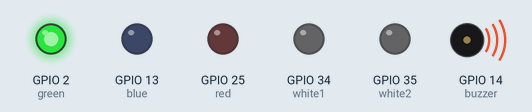
Recording of a sketch running on a simulated ESP32. Shown: output pins drawn as LEDs (lit = HIGH), buzzer (waves = sounding, pin HIGH). WiFi joins after 1.5 s; servers stay silent unless stated; web services answer with replies made up by the test bench; what the sketch prints to the serial monitor is not drawn.

Above: at 5.4 s.
At 16.3 s:
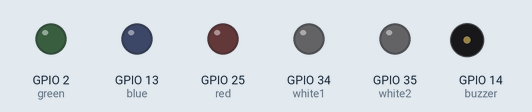
At 26.1 s:
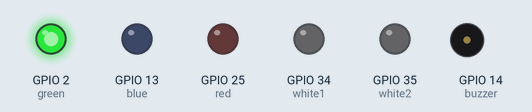
Timing chart, 0 to 27.1 s (numbered marks = the images above):
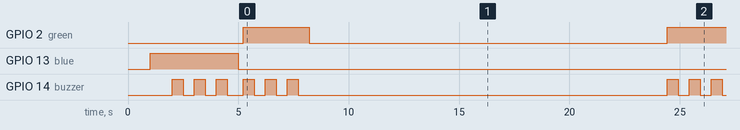

Measured:
- by itself, GPIO 2 (green): alternates HIGH for 3.0 s and LOW for 16.2 s
- by itself, GPIO 14 (buzzer): HIGH → LOW at 2.5 s, → HIGH 0.50 s later, → LOW 0.50 s later, → HIGH 0.50 s later, … (47 changes in this stretch)
- by itself, everything shown: repeats every 19.2 s, in 7 steps

The sketch:

Soil_Sensor_to_Thingspeaks.ino
```cpp
#include <WiFi.h>
#include <HTTPClient.h>
#include "Credentials.h"

#ifndef sensor
#define sensor Serial1
#endif

// Declare global variables to hold sensor data
unsigned int soilHumidity = 0;
unsigned int soilTemperature = 0;
float soilConductivity = 0;
unsigned int soilPH = 0;
float nitrogen = 0;
unsigned int phosphorus = 0;
float potassium = 0;

// LED and  Buzzer
#define white1 34
#define white2 35
#define red 25
#define blue 13
#define green 2
#define buzzer 14

void setup() {
  Serial.begin(115200);
  sensor.begin(4800, SERIAL_8N1, 33, 32);  // Start hardware serial at 4800 bps

  // LED and Buzzer
  pinMode(white1, OUTPUT);
  pinMode(white2, OUTPUT);
  pinMode(red, OUTPUT);
  pinMode(blue, OUTPUT);
  pinMode(green, OUTPUT);
  pinMode(buzzer, OUTPUT);

  digitalWrite(white1, 0);
  digitalWrite(white2, 0);
  digitalWrite(red, 0);
  digitalWrite(blue, 0);
  digitalWrite(green, 0);
  digitalWrite(buzzer, 0);

  // Connecting to WiFi
  connectToWiFi();

  Serial.println("Setup complete. Waiting for sensor data...");
}


void loop() {

  // Readind sensor Data
  readSensorData();

  // Send data to Cloud
  unsigned int humd = soilHumidity / 10;
  unsigned int temp = soilTemperature / 10;
  float cond = soilConductivity / 1000;
  unsigned int ph = soilPH / 10;
  float nitro = nitrogen / 10000;
  unsigned int phos = phosphorus;
  float pota = potassium / 390;
  sendToThingSpeak(humd, temp, cond, ph, nitro, phos, pota);

  // Data Delay
  delay(16000);
}


void readSensorData() {
  byte queryData[] = { 0x01, 0x03, 0x00, 0x00, 0x00, 0x07, 0x04, 0x08 };
  byte receivedData[19];

  sensor.write(queryData, sizeof(queryData));  // Send query data to NPK
  Serial.println("Query sent to sensor.");

  if (sensor.available() >= sizeof(receivedData)) {        // Check if there are enough bytes available to read
    sensor.readBytes(receivedData, sizeof(receivedData));  // Read the received data into the receivedData array

    // Parsing and printing the received data in decimal format
    soilHumidity = (receivedData[3] << 8) | receivedData[4];
    soilTemperature = (receivedData[5] << 8) | receivedData[6];
    soilConductivity = (receivedData[7] << 8) | receivedData[8];
    soilPH = (receivedData[9] << 8) | receivedData[10];
    nitrogen = (receivedData[11] << 8) | receivedData[12];
    phosphorus = (receivedData[13] << 8) | receivedData[14];
    potassium = (receivedData[15] << 8) | receivedData[16];

    Serial.print("Soil Humidity: ");
    Serial.print((float)soilHumidity / 10.0);
    Serial.print(" %    ");
    Serial.print("Soil Temperature: ");
    Serial.print((float)soilTemperature / 10.0);
    Serial.print(" °C    ");
    Serial.print("Soil Conductivity: ");
    Serial.print((float)soilConductivity / 1000);
    Serial.print(" dS/m    ");  // microsiemens per centimeter (µS/cm)
    Serial.print("Soil pH: ");
    Serial.print((float)soilPH / 10.0);
    Serial.print("   ");
    Serial.print("Nitrogen: ");
    Serial.print(nitrogen / 10000);
    Serial.print(" %    ");
    Serial.print("Phosphorus: ");
    Serial.print(phosphorus);
    Serial.print(" mg/kg    ");
    Serial.print("Potassium: ");
    Serial.print(potassium / 390);
    Serial.print(" cmol(+)/kg \n");
  } else {
    Serial.println("No data available from sensor.");
  }
}

void sendToThingSpeak(unsigned int humidity, unsigned int temperature, unsigned int conductivity, unsigned int pH, float nitrogen, unsigned int phosphorus, float potassium) {
  String url = "https://api.thingspeak.com/update?api_key=";
  url += thingspeak_write_api_key;

  url += "&field1";
  url += "=";
  url += String(humidity);

  url += "&field2";
  url += "=";
  url += String(temperature);

  url += "&field3";
  url += "=";
  url += String(conductivity);

  url += "&field4";
  url += "=";
  url += String(pH);

  url += "&field5";
  url += "=";
  url += String(nitrogen);

  url += "&field6";
  url += "=";
  url += String(phosphorus);

  url += "&field7";
  url += "=";
  url += String(potassium);

  Serial.println(url);

  HTTPClient http;
  http.begin(url);

  int httpCode = http.GET();
  String payload = http.getString();

  Serial.print("httpCode: ");
  Serial.println(httpCode);
  Serial.print("payload: ");
  Serial.println(payload);
  Serial.println("");

  if (httpCode == 200) buzzerSuccess(green);
  else buzzerSuccess(red);

  http.end();
}

void connectToWiFi() {
  WiFi.begin(mySSID, myPASSWORD);

  while (WiFi.status() != WL_CONNECTED) {
    delay(1000);
    Serial.println("Connecting to WiFi...");
    digitalWrite(blue, HIGH);
    delay(1000);
    digitalWrite(blue, LOW);
  }

  Serial.println("Connected to WiFi");
  buzzerSuccess(blue);
}

void buzzerError(int led) {
  for (int i = 0; i < 10; ++i) {
    digitalWrite(buzzer, HIGH);
    digitalWrite(led, HIGH);
    delay(50);
    digitalWrite(buzzer, LOW);
    delay(50);
  }
  digitalWrite(led, LOW);
}

void buzzerSuccess(int led) {
  for (int i = 0; i < 3; ++i) {
    digitalWrite(buzzer, HIGH);
    digitalWrite(led, HIGH);
    delay(500);
    digitalWrite(buzzer, LOW);
    delay(500);
  }
  digitalWrite(led, LOW);
}
```

Credentials.h
```cpp
// #define mySSID "EPAL_PUBLIC"
// #define myPASSWORD "epal@1234"

#define mySSID "EPAL_PRIVATE"
#define myPASSWORD "epal@yeesi"

#define thingspeak_read_api_key "PISP90330RUOU758"
#define thingspeak_write_api_key "R0K8UJ5RD2SJ77YM"
```
